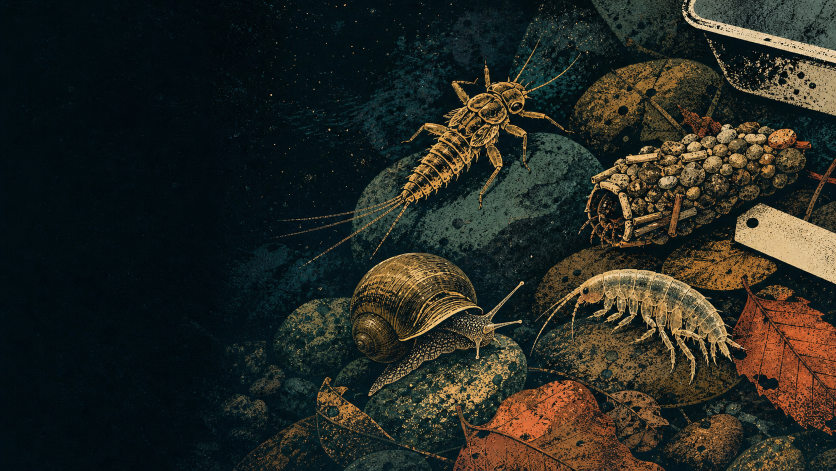
#> input picture docs/assets/inverts-living-poster-v2.png, 1672 x 941 px (shown at 1/2 size)
$ python build_poster_assets.py
#> lines starting #> are read from the running program, lines starting #| are printed output that depends on the picture
#!/usr/bin/env python3
"""Build deterministic web and social derivatives for the Inverts Living Poster."""

from __future__ import annotations

import hashlib
import shutil
from pathlib import Path

from PIL import Image, ImageDraw, ImageFont


ROOT = Path(__file__).resolve().parents[1]
SOURCE = ROOT / "docs/assets/inverts-living-poster-v2.png"
DOCS_ASSETS = ROOT / "docs/assets"
WWW_ASSETS = ROOT / "www/assets"
EXPECTED_SIZE = (1672, 941)
EXPECTED_SHA256 = "28f7d4cf1e7b323b265d22a00cf9e23b9f0cf0614ebe0c1376a04d4c4c500547"


def sha256(path: Path) -> str:
    digest = hashlib.sha256()
    with path.open("rb") as stream:
        for block in iter(lambda: stream.read(1024 * 1024), b""):
            digest.update(block)
    return digest.hexdigest()


def load_font(path: str, size: int) -> ImageFont.FreeTypeFont:
    return ImageFont.truetype(path, size=size, layout_engine=ImageFont.Layout.BASIC)


def build_web_derivatives(source: Image.Image) -> list[Path]:
    full = DOCS_ASSETS / "inverts-living-poster-v2.webp"
    compact = DOCS_ASSETS / "inverts-living-poster-v2-840.webp"

    source.save(full, "WEBP", quality=82, method=6)
    source.resize((840, 473), Image.Resampling.LANCZOS).save(
        compact, "WEBP", quality=80, method=6
    )

    WWW_ASSETS.mkdir(parents=True, exist_ok=True)
    outputs = [full, compact]
    for path in [SOURCE, full, compact]:
        target = WWW_ASSETS / path.name
        shutil.copyfile(path, target)
        outputs.append(target)
    return outputs


def build_social_card(source: Image.Image) -> Path:
    # Cover-crop the 16:9 art to 1200x630 while preserving its quiet left field.
    scaled = source.resize((1200, 675), Image.Resampling.LANCZOS)
    card = scaled.crop((0, 22, 1200, 652)).convert("RGB")

    # Deepen the copy field without obscuring the benthic organisms on the right.
    overlay = Image.new("RGBA", card.size, (0, 0, 0, 0))
    pixels = overlay.load()
    for x in range(card.width):
        stop = 650
        alpha = 205 if x <= 290 else max(0, round(205 * (stop - x) / (stop - 290)))
        for y in range(card.height):
            pixels[x, y] = (4, 24, 29, alpha)
    card = Image.alpha_composite(card.convert("RGBA"), overlay)

    draw = ImageDraw.Draw(card)
    sans = load_font("/System/Library/Fonts/Supplemental/Arial Bold.ttf", 23)
    serif = load_font("/System/Library/Fonts/Supplemental/Georgia Bold.ttf", 76)
    cream = "#f4ead2"
    amber = "#e2a448"

    draw.text((72, 67), "NEON MY LITTLE INVERTS  ·  UNOFFICIAL", font=sans, fill=amber)
    draw.text((68, 151), "What lives", font=serif, fill=cream, stroke_width=1)
    draw.text((68, 238), "below the", font=serif, fill=cream, stroke_width=1)
    draw.text((68, 325), "surface?", font=serif, fill=amber, stroke_width=1)

    # Screenprint artwork quantizes cleanly and keeps the social card well below
    # the suite's 1.5 MB hard ceiling without changing its dimensions.
    quantized = card.convert("RGB").quantize(
        colors=256, method=Image.Quantize.MEDIANCUT, dither=Image.Dither.FLOYDSTEINBERG
    )
    output = ROOT / "docs/og-image-v2.png"
    quantized.save(output, "PNG", optimize=True)
    return output


def main() -> None:
    if not SOURCE.is_file():
        raise SystemExit(f"missing canonical poster source: {SOURCE}")
    if sha256(SOURCE) != EXPECTED_SHA256:
        raise SystemExit("canonical poster source SHA-256 changed")

    source = Image.open(SOURCE).convert("RGB")
#> source is the input picture: PIL image 1672x941 RGB; mean R, G, B 38.9, 41.1, 34.1
    if source.size != EXPECTED_SIZE:
        raise SystemExit(f"poster is {source.size}; expected {EXPECTED_SIZE}")

    outputs = build_web_derivatives(source)
#> in build_web_derivatives, `source.resize((840, 473), Image.Resampling.LANCZOS).save( compact, "WE..`:
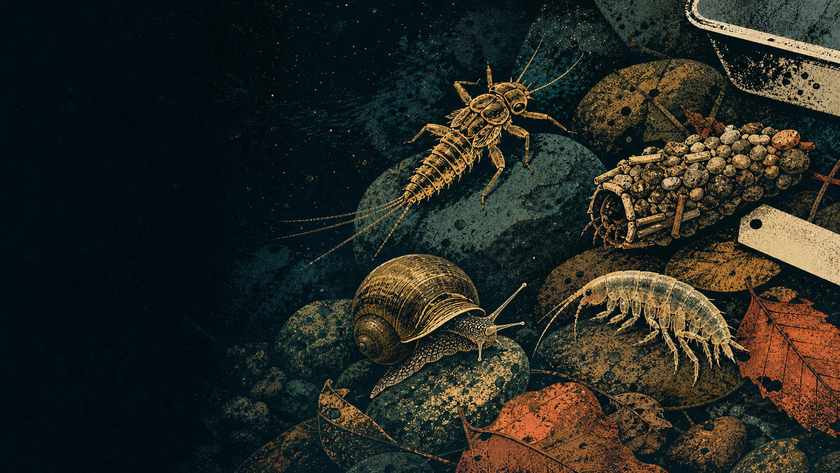
#> saved as inverts-living-poster-v2-840.webp: PIL image 840x473 RGB; mean R, G, B 39, 41.1, 34.1
#> outputs = 5 items
    outputs.append(build_social_card(source))
#> in build_social_card, `card = scaled.crop((0, 22, 1200, 652)).convert("RGB")`:
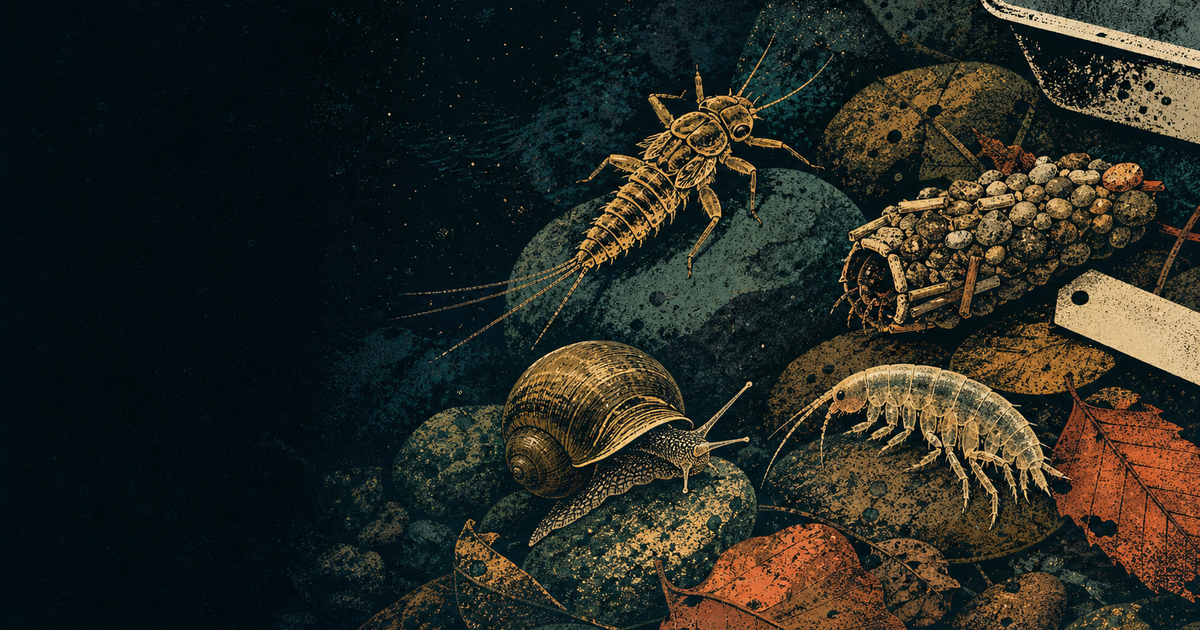
#> card: PIL image 1200x630 RGB; mean R, G, B 39.6, 41.5, 34.3
#> in build_social_card, `overlay = Image.new("RGBA", card.size, (0, 0, 0, 0))`: overlay: PIL image 1200x630 RGBA; every value is 0
#> in build_social_card, `quantized = card.convert("RGB").quantize( colors=256, method=Image.Qua..`:
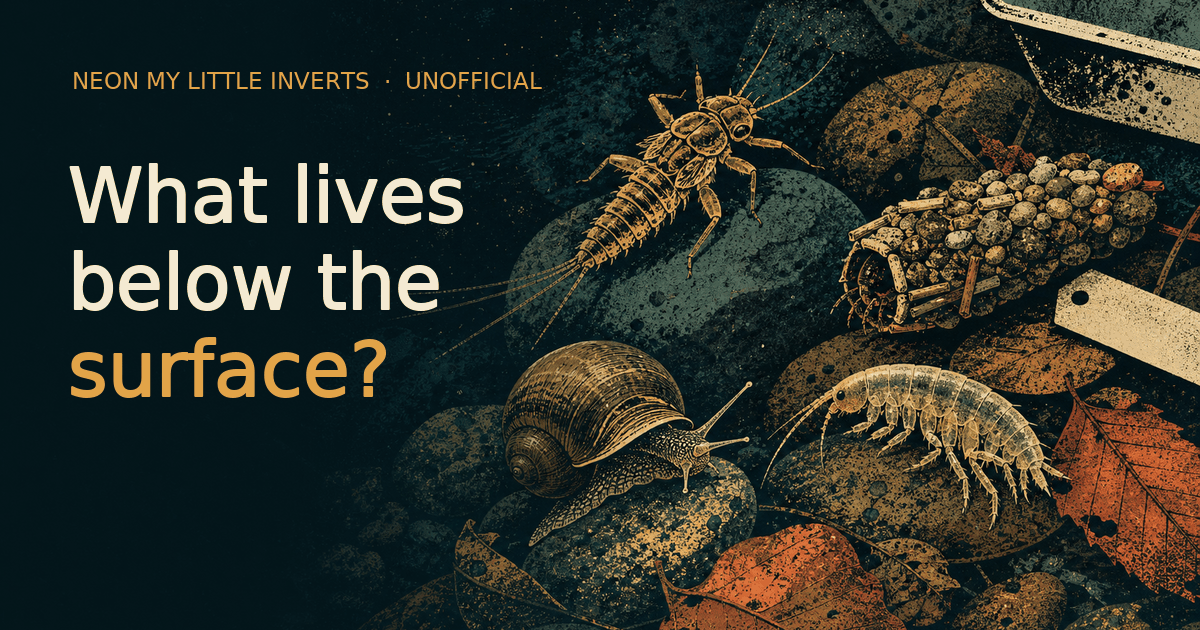
#> quantized: PIL image 1200x630 P; mean R, G, B 46.6, 49.9, 41.3
    for output in outputs:
        print(f"{output.relative_to(ROOT)}\t{output.stat().st_size}\t{sha256(output)}")
#> this loop made 3 passes
#| docs/assets/inverts-living-poster-v2.webp	338706	8669baa2fbbc92edf1090a15009fcea7b1fd64ad99d11de7dab42035374346a9
#| docs/assets/inverts-living-poster-v2-840.webp	89508	a7ec018bc6b93018d8d9a95c07be57b4b5858a4ad22dbb19d3078c4fe9d53000


if __name__ == "__main__":
#> (the run stopped early here; a loop or call above may not have finished)
